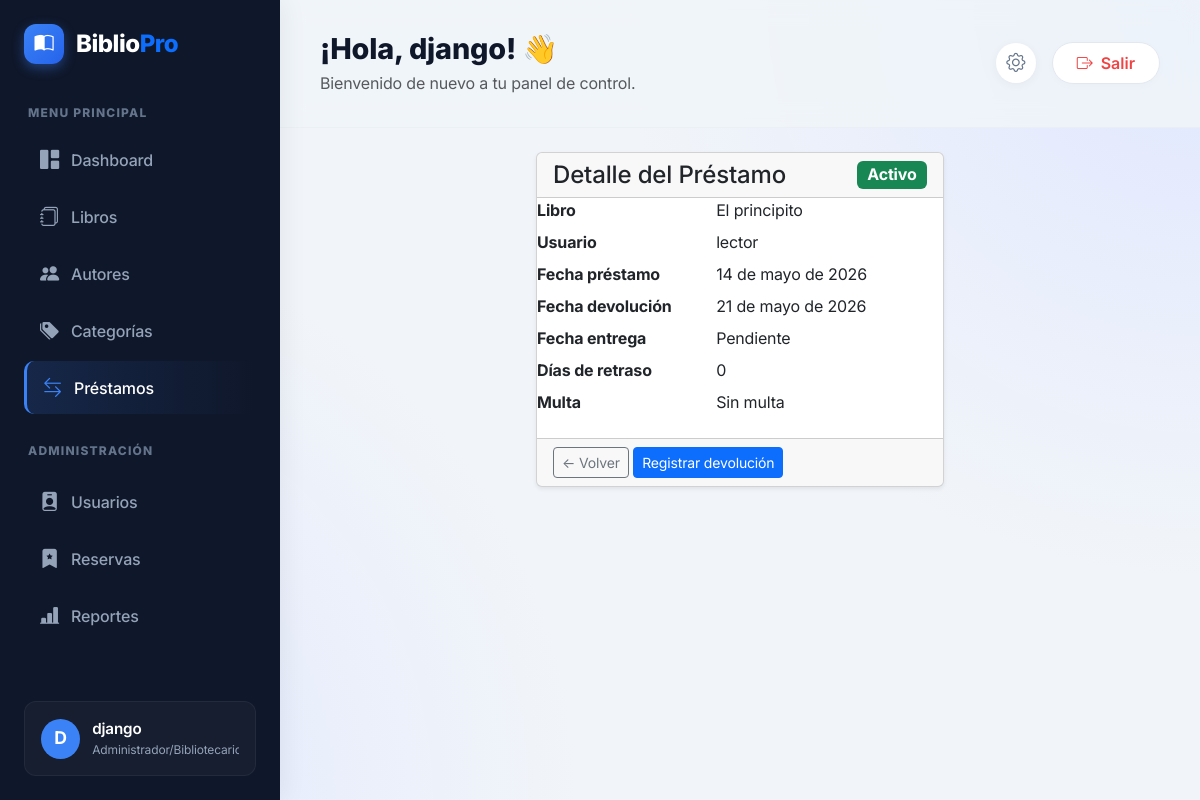
The app's page /prestamos/6/ (signed in), older data.
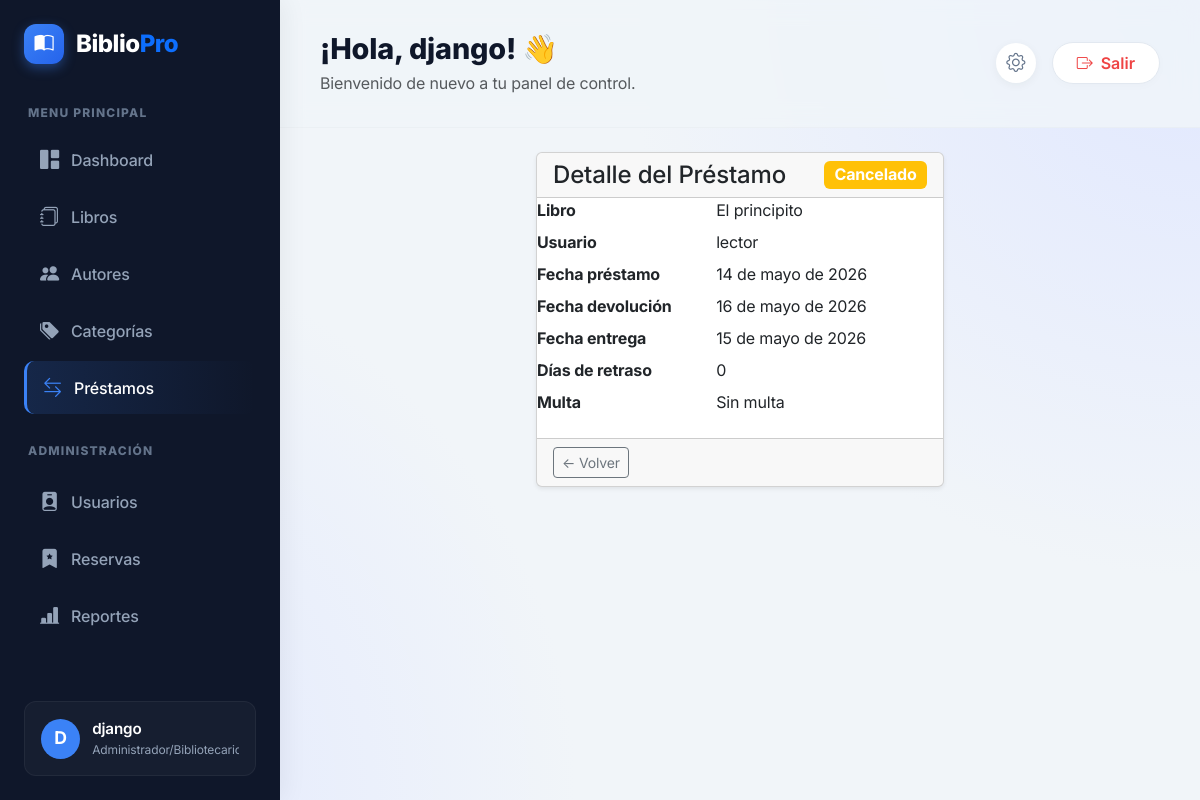
The same page, newer data.
### prestamos/models.py (models this page shows, shortened)
class Prestamo(models.Model):
    ESTADOS = [
        ('PENDIENTE', 'Pendiente'),
        ('ACTIVO', 'Activo'),
        ('DEVUELTO', 'Devuelto'),
        ('RETRASADO', 'Retrasado'),
        ('CANCELADO', 'Cancelado'),
    ]
    usuario = models.ForeignKey(
        User,
        on_delete=models.PROTECT,
        related_name='prestamos'
    )
    libro = models.ForeignKey(
        Libro,
        on_delete=models.PROTECT,
        related_name='prestamos'
    )
    fecha_prestamo = models.DateField(
        default=timezone.localdate
    )
    fecha_devolucion = models.DateField()
    fecha_entrega = models.DateField(
        blank=True,
        null=True
    )
    notificacion_vencimiento_enviada = models.BooleanField(
        default=False
    )
    fecha_notificacion_enviada = models.DateTimeField(
        blank=True,
        null=True
    )
    estado = models.CharField(
        max_length=20,
        choices=ESTADOS,
        default='PENDIENTE'
    )
    multa = models.DecimalField(
        max_digits=10,
        decimal_places=2,
        default=Decimal('0.00')
    )
    observaciones = models.TextField(
        blank=True
    )
    creado = models.DateTimeField(
        auto_now_add=True
    )
    class Meta:
        ordering = ['-fecha_prestamo']
        verbose_name = 'préstamo'
        verbose_name_plural = 'préstamos'
    @property
    def dias_retraso(self):
        referencia = self.fecha_entrega or timezone.localdate()
        if referencia <= self.fecha_devolucion:
            return 0
        return (referencia - self.fecha_devolucion).days

### libros/models.py (models this page shows, shortened)
class Libro(models.Model):
    ESTADOS = [
        ('DISPONIBLE', 'Disponible'),
        ('PRESTADO', 'Prestado'),
        ('RESERVADO', 'Reservado'),
        ('RETRASADO', 'Retrasado'),
    ]
    titulo = models.CharField(
        max_length=200
    )
    isbn = models.CharField(
        max_length=20,
        unique=True
    )
    descripcion = models.TextField()
    autor = models.ForeignKey(
        Autor,
        on_delete=models.CASCADE
    )
    categoria = models.ForeignKey(
        Categoria,
        on_delete=models.CASCADE
    )
    imagen = models.ImageField(
        upload_to='libros/',
        blank=True,
        null=True
    )
    cantidad = models.PositiveIntegerField(
        default=1
    )
    disponibles = models.PositiveIntegerField(
        default=1
    )
    estado = models.CharField(
        max_length=20,
        choices=ESTADOS,
        default='DISPONIBLE'
    )
    fecha_creacion = models.DateTimeField(
        auto_now_add=True
    )

### prestamos/views.py (the view)
@login_required
def detalle_prestamo(request, prestamo_id):
    prestamo = get_object_or_404(
        Prestamo,
        id=prestamo_id
    )
    return render(
        request,
        'prestamos/detalle_prestamo.html',
        {
            'prestamo': prestamo
        }
    )

### prestamos/templates/prestamos/detalle_prestamo.html (shortened to what this page needs)
{% extends "base.html" %}
{% block content %}
<div class="row justify-content-center">
    <div class="col-md-6">
        <div class="card shadow-sm">
            <div class="card-header d-flex justify-content-between">
                <h4 class="mb-0">Detalle del Préstamo</h4>
                <span class="badge
                    {% if prestamo.estado == 'ACTIVO' %}bg-success
                    {% elif prestamo.estado == 'RETRASADO' %}bg-danger
                    {% elif prestamo.estado == 'DEVUELTO' %}bg-secondary
                    {% else %}bg-warning{% endif %} fs-6">
                    {{ prestamo.get_estado_display }}
                </span>
            </div>
            <div class="panel-body">
                <dl class="row">
                    <dt class="col-sm-5">Libro</dt>
                    <dd class="col-sm-7">{{ prestamo.libro.titulo }}</dd>
                    <dt class="col-sm-5">Usuario</dt>
                    <dd class="col-sm-7">{{ prestamo.usuario.username }}</dd>
                    <dt class="col-sm-5">Fecha préstamo</dt>
                    <dd class="col-sm-7">{{ prestamo.fecha_prestamo }}</dd>
                    <dt class="col-sm-5">Fecha devolución</dt>
                    <dd class="col-sm-7">{{ prestamo.fecha_devolucion }}</dd>
                    <dt class="col-sm-5">Fecha entrega</dt>
                    <dd class="col-sm-7">{{ prestamo.fecha_entrega|default:"Pendiente" }}</dd>
                    <dt class="col-sm-5">Días de retraso</dt>
                    <dd class="col-sm-7">{{ prestamo.dias_retraso }}</dd>
                    <dt class="col-sm-5">Multa</dt>
                    <dd class="col-sm-7">
                        {% if prestamo.multa > 0 %}${{ prestamo.multa|floatformat:0 }} COP
                        {% else %}Sin multa{% endif %}
                    </dd>
                </dl>
            </div>
            <div class="card-footer">
                <a href="{% url 'lista_prestamos' %}" class="btn btn-outline-secondary btn-sm">← Volver</a>
                {% if user.perfil.rol == 'ADMIN' and prestamo.estado == 'ACTIVO' %}
                <a href="{% url 'devolver_prestamo' prestamo.id %}" class="btn btn-primary btn-sm">
                    Registrar devolución
                </a>
                {% endif %}
            </div>
        </div>
    </div>
</div>
{% endblock %}

Row changes from the older to the newer data that the page shows:
changed Prestamo "El principito": estado "Activo" → "Cancelado"; fecha_devolucion "21 de mayo de 2026" → "16 de mayo de 2026"; fecha_entrega "Pendiente" → "15 de mayo de 2026"
Text that changed along with them:
text no longer shown: "Registrar devolución"
